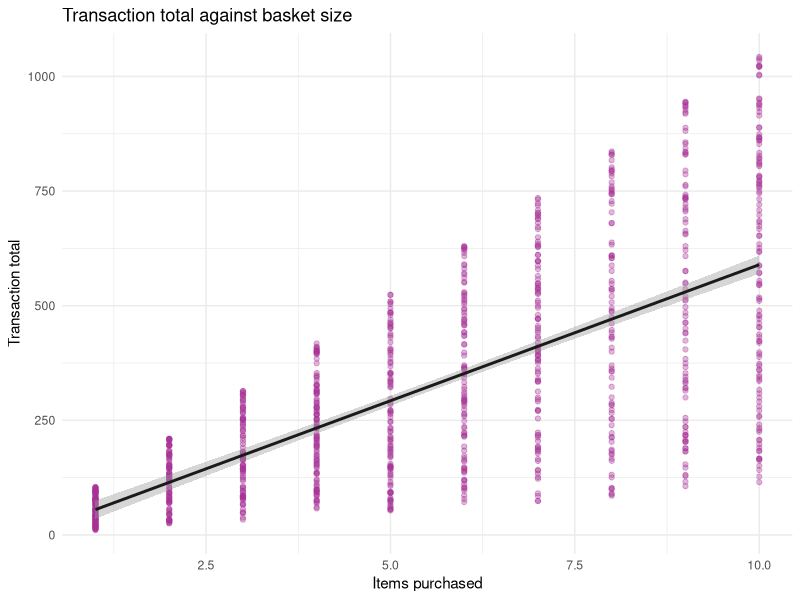
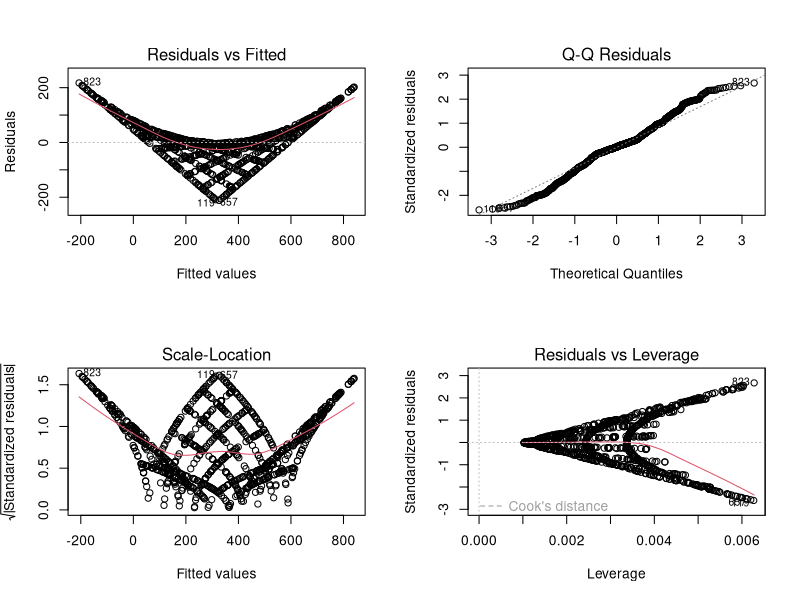
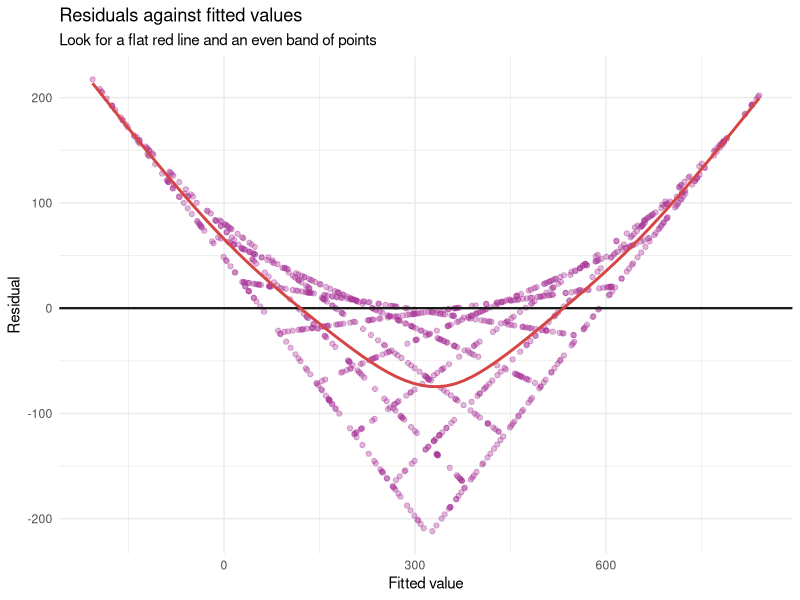

The R script that drew these images, in order:
## ---- chunk 1
library(tidyverse)
library(readxl)
library(broom)

sales <- read_excel("../data/supermarket_sales.xlsx")
## ---- chunk 2
ggplot(sales, aes(x = Quantity, y = Total)) +
  geom_point(colour = "#A83296", alpha = 0.35) +
  geom_smooth(method = "lm", colour = "#1A1A1A", se = TRUE) +
  labs(title = "Transaction total against basket size",
       x = "Items purchased", y = "Transaction total") +
  theme_minimal()
## ---- chunk 3
model1 <- lm(Total ~ Quantity, data = sales)

summary(model1)
## ---- chunk 4
tidy(model1)
## ---- chunk 5
glance(model1) |>
  select(r.squared, adj.r.squared, sigma, p.value, nobs)
## ---- chunk 6
model2 <- lm(Total ~ Quantity + `Unit price`, data = sales)

summary(model2)
## ---- chunk 7
tidy(model2)
## ---- chunk 8
bind_rows(
  glance(model1) |> mutate(model = "Quantity only"),
  glance(model2) |> mutate(model = "Quantity + Unit price")
) |>
  select(model, r.squared, adj.r.squared, sigma)
## ---- chunk 9
model3 <- lm(Total ~ Quantity + `Unit price` + Branch, data = sales)

tidy(model3)
## ---- chunk 10
new_baskets <- tibble(
  Quantity     = c(3, 7, 10),
  `Unit price` = c(25, 50, 80)
)

new_baskets |>
  mutate(predicted_total = round(predict(model2, newdata = new_baskets), 2))
## ---- chunk 11
# Confidence interval: where is the AVERAGE total for baskets like this?
predict(model2, newdata = new_baskets, interval = "confidence") |> round(2)
## ---- chunk 12
# Prediction interval: where will an INDIVIDUAL transaction fall?
predict(model2, newdata = new_baskets, interval = "prediction") |> round(2)
## ---- chunk 13
par(mfrow = c(2, 2))
plot(model2)
par(mfrow = c(1, 1))
## ---- chunk 14
aug <- augment(model2)

ggplot(aug, aes(x = .fitted, y = .resid)) +
  geom_point(colour = "#A83296", alpha = 0.35) +
  geom_hline(yintercept = 0, colour = "#1A1A1A", linewidth = 0.8) +
  geom_smooth(se = FALSE, colour = "#D64545") +
  labs(title = "Residuals against fitted values",
       subtitle = "Look for a flat red line and an even band of points",
       x = "Fitted value", y = "Residual") +
  theme_minimal()
## ---- chunk 15
# Total and gross income are perfectly proportional - a deliberate example
model_bad <- lm(Total ~ Quantity + `gross income`, data = sales)

summary(model_bad)
## ---- chunk 16
aug |>
  slice_max(.cooksd, n = 5) |>
  select(Total, Quantity, `Unit price`, .fitted, .resid, .cooksd)
